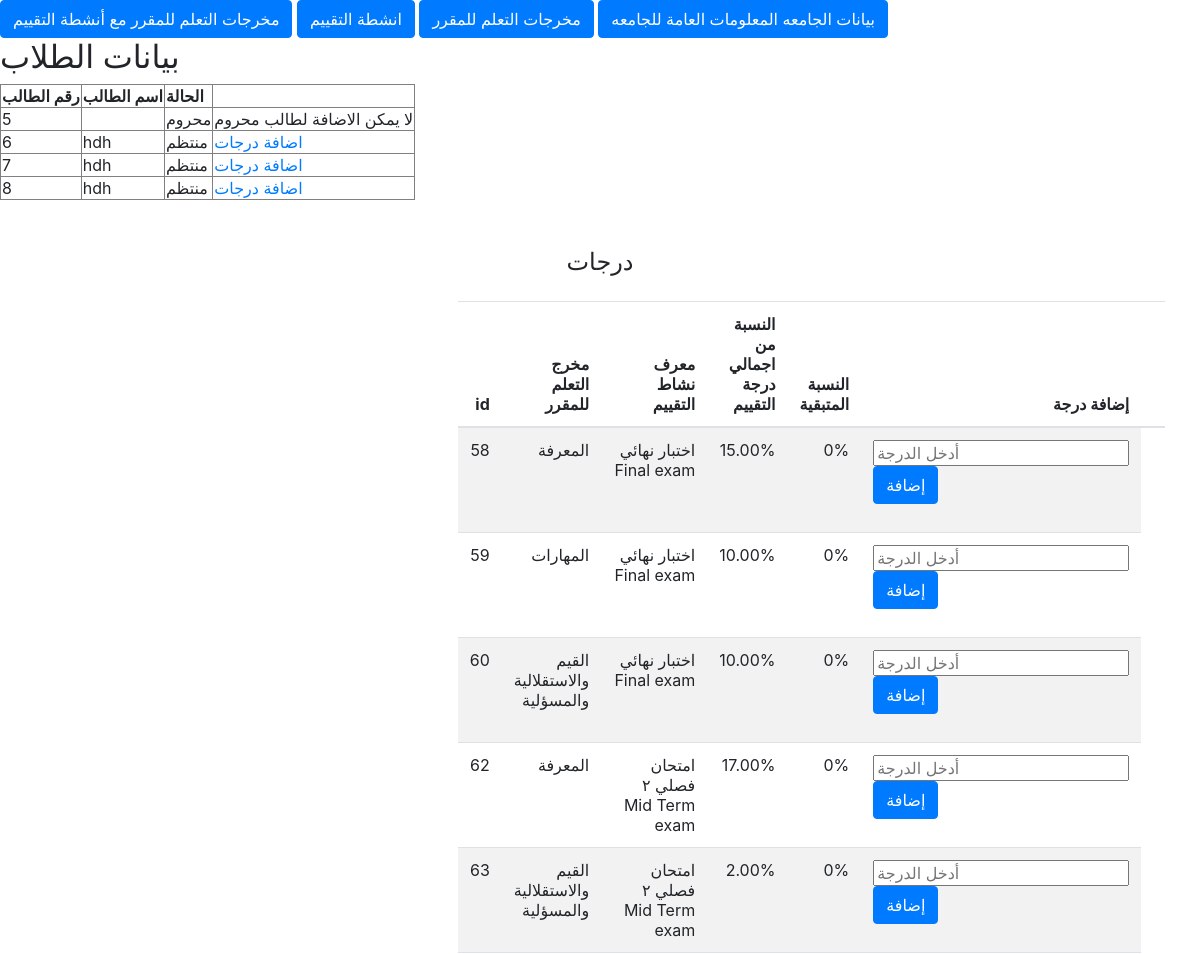
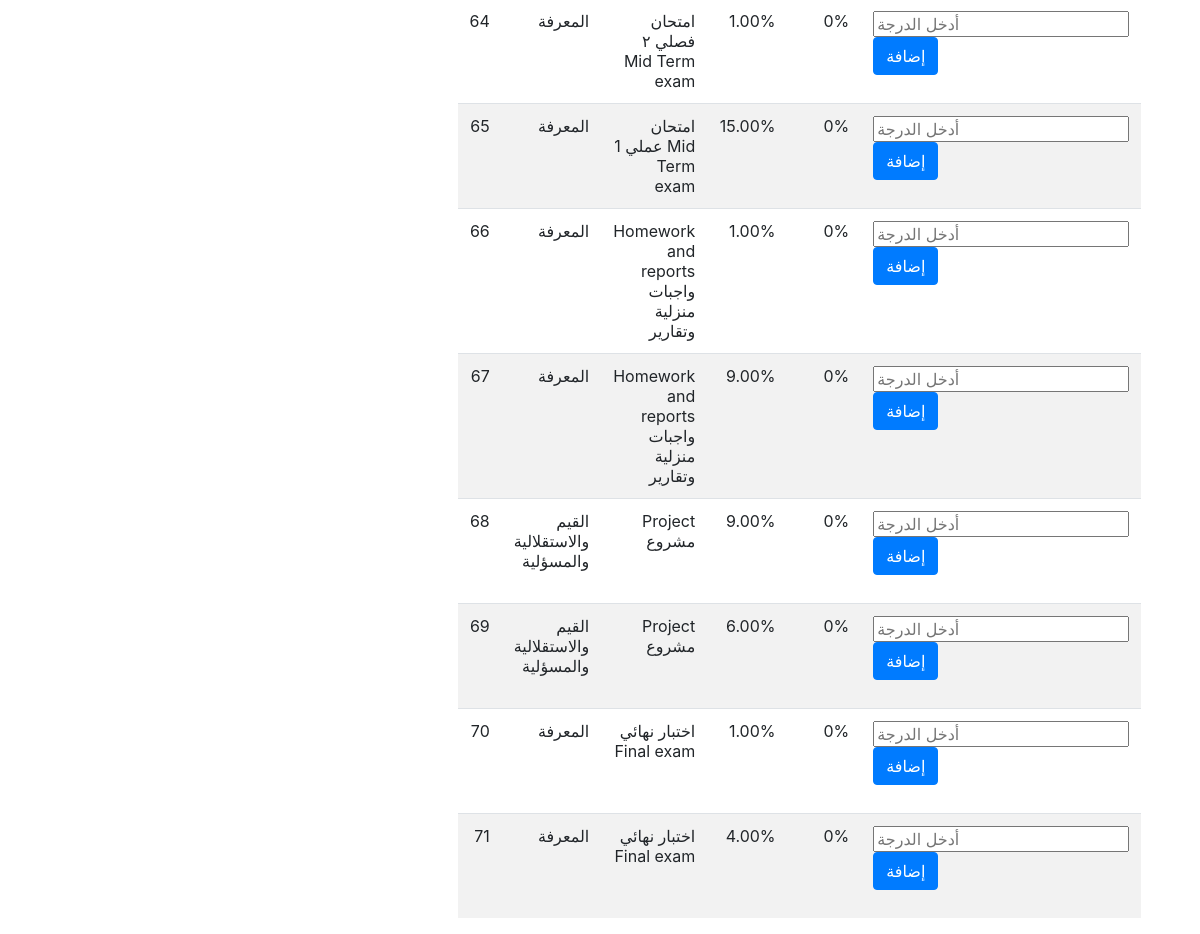
/add_grade.php?ids=8, run on the app's committed database (2 pictures, top to bottom).
### tables this page shows
CREATE TABLE `students` (
  `StudentID` int(11) NOT NULL,
  `StudentName` varchar(255) NOT NULL,
  `StudentGrade` decimal(5,2) DEFAULT NULL,
  `state` varchar(33) NOT NULL
);

CREATE TABLE `learningoutcomeassessment` (
  `ID` int(11) NOT NULL,
  `LearningOutcomeID` int(11) DEFAULT NULL,
  `AssessmentActivityID` int(11) DEFAULT NULL,
  `Percentage` decimal(5,2) DEFAULT NULL
);

CREATE TABLE `learningoutcomecategories` (
  `ID` int(11) NOT NULL,
  `Name` varchar(255) NOT NULL
);

CREATE TABLE `assessmentactivities` (
  `AssessmentActivityID` int(11) NOT NULL,
  `CourseID` int(11) DEFAULT NULL,
  `ActivityName` varchar(255) DEFAULT NULL,
  `PercentageOfTotalGrade` float DEFAULT NULL,
  `TotalMarks` float DEFAULT NULL
);

### add_grade.php (the view, shortened to what this page needs)
<?php include"header.php";?>
<?php
include "connn.php";
$sql = "SELECT * FROM Students";
$result = $conn->query($sql);
?>
<h2>بيانات الطلاب</h2>
<table border="1">
    <tr>
        <th>رقم الطالب</th>
        <th>اسم الطالب</th>
        <th>الحالة</th>
        <th></th>
    </tr>
    <?php
    if ($result->num_rows > 0) {
        while ($row = $result->fetch_assoc()) {
            echo "<tr>";
            echo "<td>" . $row["StudentID"] . "</td>";
            echo "<td>" . $row["StudentName"] . "</td>";
            echo "<td>" . $row["state"] . "</td>";
            echo "<td>";
            if ($row["state"] == "محروم") {
                echo "لا يمكن الاضافة لطالب محروم";
            } else {
                echo "<a href='add_grade.php?ids=" . $row['StudentID'] . "'>اضافة درجات</a>";
            }
            echo "</td>";
            echo "</tr>";
        }
    } else {
        echo "<tr><td colspan='4'>لا توجد بيانات</td></tr>";
    }
    ?>
</table>
<link rel="stylesheet" href="https://stackpath.bootstrapcdn.com/bootstrap/4.5.2/css/bootstrap.min.css">
<div class="container mt-5">
    <h4 align="center" class="mb-4"> درجات </h4>
    <div class="row justify-content-center">
        <div class="col-md-3"></div>
        <div class="col-md-6" style='padding: 0;'>
            <?php
            include "connn.php";
            $sql = "SELECT * FROM LearningOutcomeAssessment";
            $result = $conn->query($sql);
            if ($result->num_rows > 0) {
                echo "<table class='table table-striped'>";
                echo "<thead><tr>
                    <th style='text-align: right;'>id </th>
                    <th style='text-align: right;'>مخرج التعلم للمقرر</th>
                    <th style='text-align: right;'>معرف نشاط التقييم</th>
                    <th style='text-align: right;'>النسبة من اجمالي درجة التقييم</th>
                    <th style='text-align: right;'>النسبة المتبقية</th>
                    <th style='text-align: right;'>إضافة درجة</th>
                    <th></th>
                    </tr></thead>";
                echo "<tbody>";
                while ($row = $result->fetch_assoc()) {
                    $sql_remaining_percentage = "SELECT (SELECT PercentageOfTotalGrade FROM assessmentActivities WHERE AssessmentActivityID = LearningOutcomeAssessment.AssessmentActivityID) - SUM(Percentage) AS remaining_percentage FROM LearningOutcomeAssessment WHERE AssessmentActivityID = " . $row['AssessmentActivityID'];
                    $result_remaining_percentage = $conn->query($sql_remaining_percentage);
                    $remaining_percentage = 0;
                    if ($result_remaining_percentage->num_rows > 0) {
                        $row_remaining_percentage = $result_remaining_percentage->fetch_assoc();
                        $remaining_percentage = $row_remaining_percentage['remaining_percentage'];
                    }
                    echo "<tr>
                        <td style='text-align: right;'>" . $row["ID"] . "</td>";
                    $sqlg = "SELECT * FROM learningOutcomes  where LearningOutcomeID=$row[LearningOutcomeID] ";
                    $resulth = $conn->query($sqlg);
                    while($robw = $resulth->fetch_assoc()) {
                        $sqlt = "SELECT ID, Name FROM learningoutcomecategories where ID= $robw[ID_LearningOutcomeCategories] ";
                        $resultt = $conn->query($sqlt);
                        while($rowt = $resultt->fetch_assoc()) {
                            echo "<td style='text-align: right;'>" .$rowt["Name"]  . "</td>";
                            $sqlmm = "SELECT * FROM AssessmentActivities where AssessmentActivityID =$row[AssessmentActivityID]";
                            $resultm = $conn->query($sqlmm);
                            while($rowm = $resultm->fetch_assoc()) {
                                echo "
                                    <td style='text-align: right;'>" .$rowm['ActivityName']."</td>
                                    <td style='text-align: right;'>" . $row["Percentage"] ."% </td>
                                    <td style='text-align: right;'>" . $remaining_percentage ."%</td>
                                    <td id='grade_td_" . $row["ID"] . "'>";
                                            $sql_check_grade = "SELECT * FROM grade WHERE ID = " . $row['ID'] . " AND StudentID = " . $_GET['ids'];
                                            $result_check_grade = $conn->query($sql_check_grade);
                                            if ($result_check_grade->num_rows > 0) {
                                                $grade_row = $result_check_grade->fetch_assoc();
                                                echo "<span id='grade_span_" . $row["ID"] . "'>" . $grade_row["Grade"] . "</span>";
                                            } else {
                                                echo "<form id='grade_form_" . $row["ID"] . "'>
                                                    <input type='hidden' name='id' value='" . $row["ID"] . "'>
                                                    <input type='hidden' name='ids' value='" . $_GET["ids"] . "'>
                                                    <input type='text' name='grade' placeholder='أدخل الدرجة' required>
                                                    <button type='button' class='btn btn-primary submit-grade'>إضافة</button>
                                                </form>";
                                            }
                                        ?>
                                    </td>
                                </tr><?php
                            }
                        }
                    }
}                }
            ?>

### data on the page
students: StudentID "5", state "محروم", shows "لا يمكن الاضافة لطالب محروم"
students: StudentID "6", StudentName "hdh", state "منتظم"
students: StudentID "7", StudentName "hdh", state "منتظم"
students: StudentID "8", StudentName "hdh", state "منتظم"
learningoutcomeassessment: ID "58", Percentage "15.00"
learningoutcomecategories: Name "المعرفة"
assessmentactivities: ActivityName "اختبار نهائي Final exam", remaining_percentage "0"
learningoutcomeassessment: ID "59", Percentage "10.00"
learningoutcomecategories: Name "المهارات"
learningoutcomeassessment: ID "60", Percentage "10.00"
learningoutcomecategories: Name "القيم والاستقلالية والمسؤلية"
learningoutcomeassessment: ID "62", Percentage "17.00"
assessmentactivities: ActivityName "امتحان فصلي ۲ Mid Term exam", remaining_percentage "0"
learningoutcomeassessment: ID "63", Percentage "2.00"
learningoutcomeassessment: ID "64", Percentage "1.00"
learningoutcomeassessment: ID "65", Percentage "15.00"
assessmentactivities: ActivityName "امتحان عملي 1 Mid Term exam", remaining_percentage "0"
learningoutcomeassessment: ID "66", Percentage "1.00"
assessmentactivities: ActivityName "Homework and reports واجبات منزلية وتقارير", remaining_percentage "0"
learningoutcomeassessment: ID "67", Percentage "9.00"
learningoutcomeassessment: ID "68", Percentage "9.00"
assessmentactivities: ActivityName "Project مشروع", remaining_percentage "0"
learningoutcomeassessment: ID "69", Percentage "6.00"
learningoutcomeassessment: ID "70", Percentage "1.00"
learningoutcomeassessment: ID "71", Percentage "4.00"
